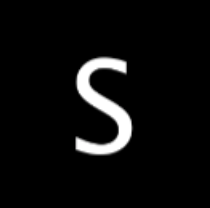
#> input picture src/hu/1.png, 210 x 208 px
$ python hu-moment.py
#> lines starting #> are read from the running program, lines starting #| are printed output that depends on the picture; after the words box and inside, x2 and y2 are one past the last pixel; in counts of white or black regions, pixels touching at a corner belong together; long printed decimals are rounded
from __future__ import absolute_import, division, print_function, unicode_literals

import cv2
import math


def return_hu_moments(filename):
    # get image
#> called with filename = '1.png'
    im = cv2.imread(filename,cv2.IMREAD_GRAYSCALE)
#> im: shape (208, 210); min 0, max 255, mean 12.9
    # Binarize the image using thresholding
    _,im = cv2.threshold(im, 128, 255, cv2.THRESH_BINARY)
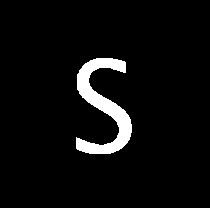
#> im: shape (208, 210); 5% white; 1 white region, box (x1, y1, x2, y2) and area: (76, 58, 132, 154) 2177

    # Calculate Moments
    moments = cv2.moments(im)
#> moments = moments, m00 555135, centre m10/m00, m01/m00 = (103.2, 106.6)
    # Calculate Hu Moments
    huMoments = cv2.HuMoments(moments)
#> huMoments = [0.00214, 1.74e-06, 1.48e-10, 1.15e-11, -4.4e-22, -8.13e-15, 1.72e-22]

    # Log scale hu moments
    for i in range(0,7):
        huMoments[i] = -1 * math.copysign(1.0, huMoments[i]) * math.log10(abs(huMoments[i]))
#> after the loop, huMoments = [2.67, 5.76, 9.83, 10.94, -21.36, -14.09, 21.76]

    return huMoments


hm1 = return_hu_moments('1.png')
#> hm1 = [2.67, 5.76, 9.83, 10.94, -21.36, -14.09, 21.76]
hm2 = return_hu_moments('2.png')
#> call 2 of return_hu_moments, with filename = '2.png'
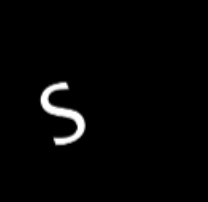
#> input picture src/hu/2.png, 208 x 202 px
#> in return_hu_moments (call 2), `_,im = cv2.threshold(im, 128, 255, cv2.THRESH_BINARY)`:
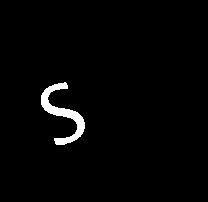
#> im: shape (202, 208); 2% white; 1 white region, box (x1, y1, x2, y2) and area: (41, 82, 85, 145) 832
#> in return_hu_moments (call 2), `moments = cv2.moments(im)`: moments = moments, m00 212160, centre m10/m00, m01/m00 = (62.41, 113.5)
#> in return_hu_moments (call 2), `huMoments = cv2.HuMoments(moments)`: huMoments = [0.00218, 1.8e-06, 1.7e-10, 1.38e-11, -5.98e-22, -9.55e-15, 3.03e-22]
#> after the loop in return_hu_moments (call 2), `for i in range(0,7):`: huMoments = [2.66, 5.74, 9.77, 10.86, -21.22, -14.02, 21.52]
#> hm2 = [2.66, 5.74, 9.77, 10.86, -21.22, -14.02, 21.52]
hm3 = return_hu_moments('3.png')
#> call 3 of return_hu_moments, with filename = '3.png'
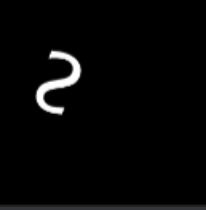
#> input picture src/hu/3.png, 206 x 210 px
#> in return_hu_moments (call 3), `_,im = cv2.threshold(im, 128, 255, cv2.THRESH_BINARY)`:
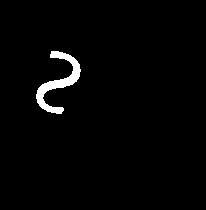
#> im: shape (210, 206); 2% white; 1 white region, box (x1, y1, x2, y2) and area: (36, 51, 81, 114) 849
#> in return_hu_moments (call 3), `moments = cv2.moments(im)`: moments = moments, m00 216495, centre m10/m00, m01/m00 = (58, 81.91)
#> in return_hu_moments (call 3), `huMoments = cv2.HuMoments(moments)`: huMoments = [0.00217, 1.79e-06, 1.41e-10, 1.18e-11, -4.84e-22, -1.26e-14, 1.2e-23]
#> after the loop in return_hu_moments (call 3), `for i in range(0,7):`: huMoments = [2.66, 5.75, 9.85, 10.93, -21.32, -13.9, 22.92]
#> hm3 = [2.66, 5.75, 9.85, 10.93, -21.32, -13.9, 22.92]

for i in range(0,7):
    print(hm1[i], "\t", hm2[i], "\t", hm3[i])
#> this loop made 7 passes
#| [2.670] 	 [2.662] 	 [2.664]
#| [5.761] 	 [5.744] 	 [5.747]
#| [9.831] 	 [9.769] 	 [9.851]
#| [10.940] 	 [10.859] 	 [10.926]
#| [-21.357] 	 [-21.223] 	 [-21.315]
#| [-14.090] 	 [-14.020] 	 [-13.900]
#| [21.763] 	 [21.518] 	 [22.922]
